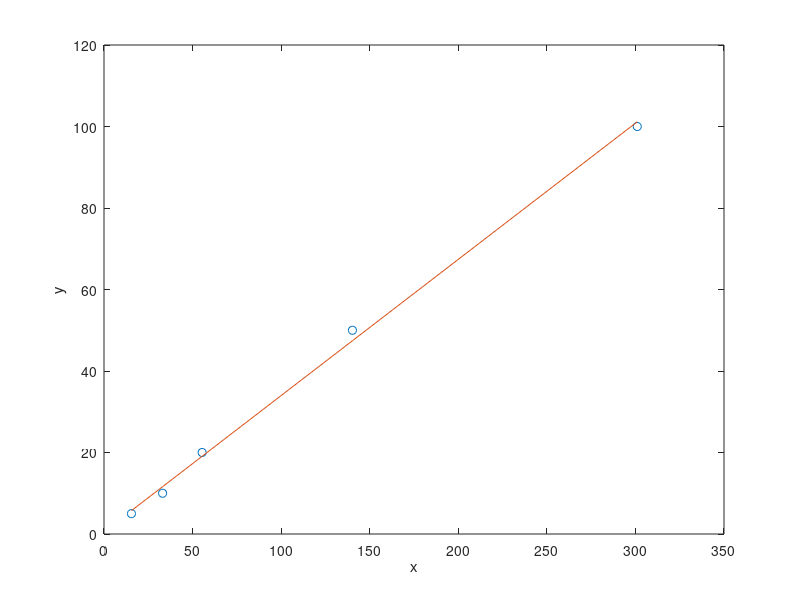

MATLAB code for this plot:
%Write a script that loads the data into a .dat file, 
%curve fit(polyfit x,y, n) (n = quadric, cubic, etc), and plugs orignal data against the best
%curve line
load dataset_9-28-15.mat;
a1=polyfit(X, Y, 1); fit_y=polyval(a1, X);
fprintf('The Data were fitted with y=%.2fx+%.2f\n', a1);
% %.2fx3+%.2fx1+%.2f\n, a
figure;
plot(X, Y, 'o', X, fit_y);
xlabel('x'); ylabel('y');